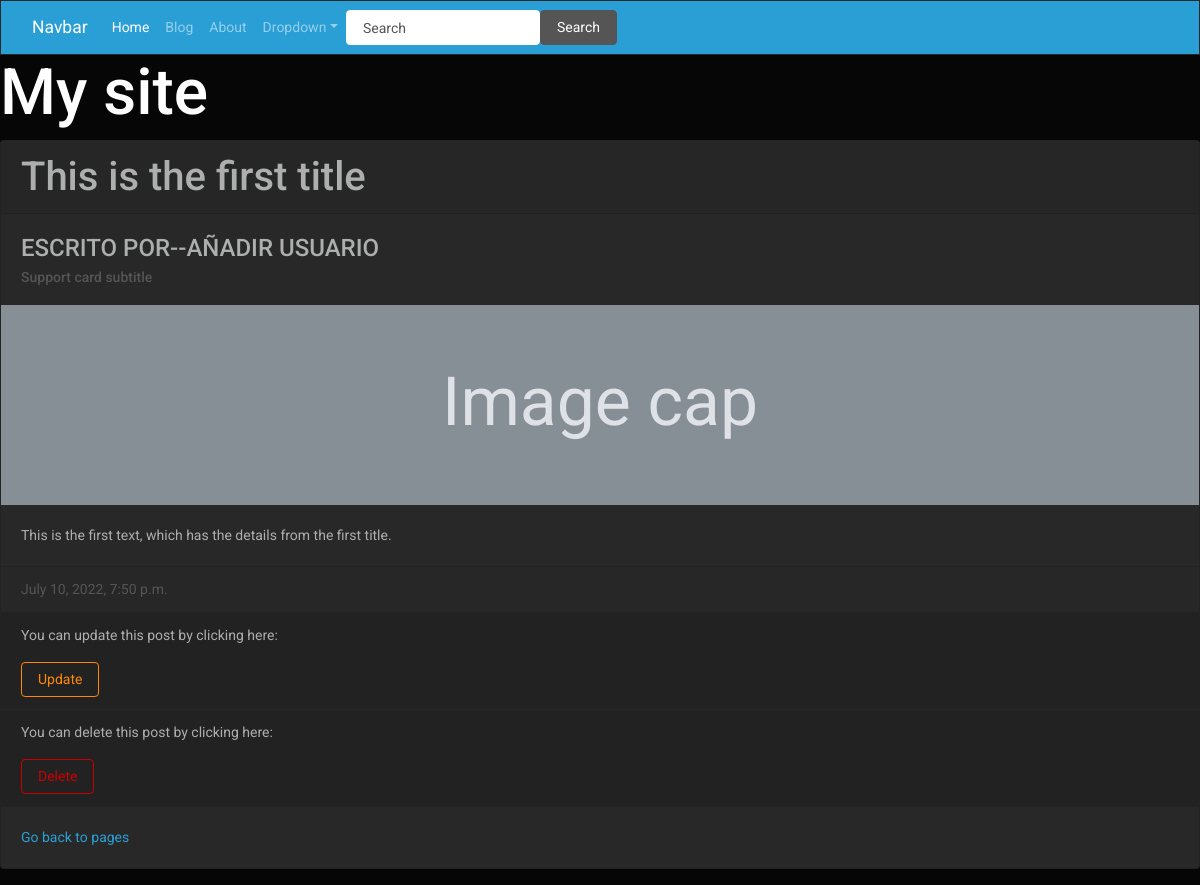
Page /pages/1 on the earlier database version.
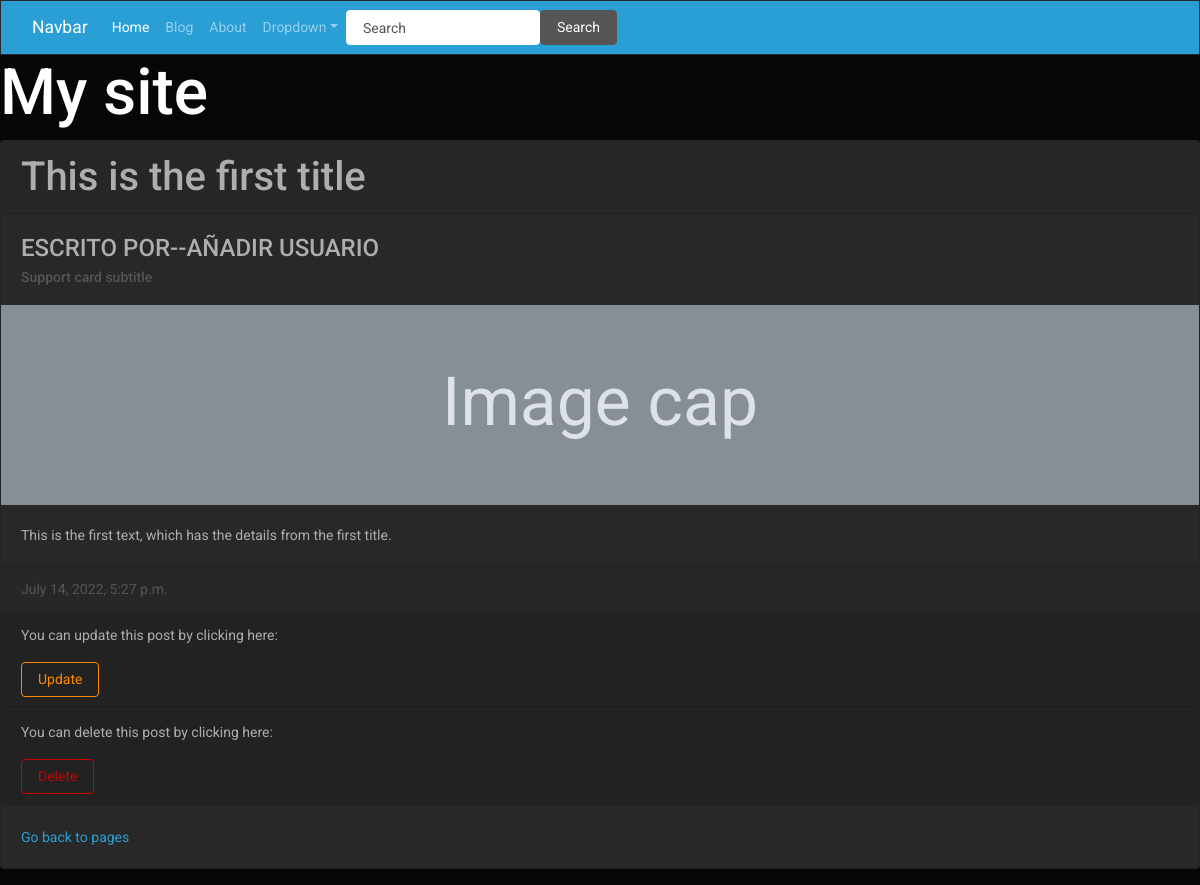
Same page on the later database version.
### blog/models.py (models this page shows, shortened)
class Post(models.Model):
    title = models.CharField(max_length=50)
    text = models.TextField()
    created_at = models.DateTimeField(auto_now=True)
    updated_at = models.DateTimeField(auto_now=True)

### blog/views.py (the view)
# urls.py: path('pages/<int:pk>', views.page_detail, name='page_detail'),
def page_detail(request, pk):
    page_detail = Post.objects.get(pk=pk)
    context = {'post': page_detail}
    return render(request, 'page_detail.html', context)

### blog/templates/page_detail.html (shortened to what this page needs)
{% extends 'base.html' %}
{% block content %}
    <div class="card mb-3">
        <h3 class="card-header">{{ post.title }}</h3>
        <div class="card-body">
        <h5 class="card-title">ESCRITO POR--AÑADIR USUARIO</h5>
        <h6 class="card-subtitle text-muted">Support card subtitle</h6>
        </div>
        <svg xmlns="http://www.w3.org/2000/svg" class="d-block user-select-none" width="100%" height="200" aria-label="Placeholder: Image cap" focusable="false" role="img" preserveAspectRatio="xMidYMid slice" viewBox="0 0 318 180" style="font-size:1.125rem;text-anchor:middle">
        <text x="50%" y="50%" fill="#dee2e6" dy=".3em">Image cap</text>
        </svg>
        <div class="card-body">
            <p class="card-text">{{ post.text }}</p>
        </div>
        <div class="card-footer text-muted">
            {{ post.created_at }}
        </div>
        <ul class="list-group list-group-flush">
            <li class="list-group-item">
                <p>You can update this post by clicking here: </p>
                <a href="{% url 'page_update' post.id %}"><button type="button" class="btn btn-outline-warning">Update</button></a>
            </li>
            <li class="list-group-item">
                <p>You can delete this post by clicking here: </p>
                <a href="{% url 'page_delete' post.id %}"><button type="button" class="btn btn-outline-danger">Delete</button></a>
            </li>
        </ul>
        <div class="card-body">
            <a href="{% url 'pages' %}" class="card-link">Go back to pages</a>
        </div>
    </div>
{% endblock %}

Differences in the rows shown:
changed Post "This is the first title": created_at "July 10, 2022, 7:50 p.m." → "July 14, 2022, 5:27 p.m."
